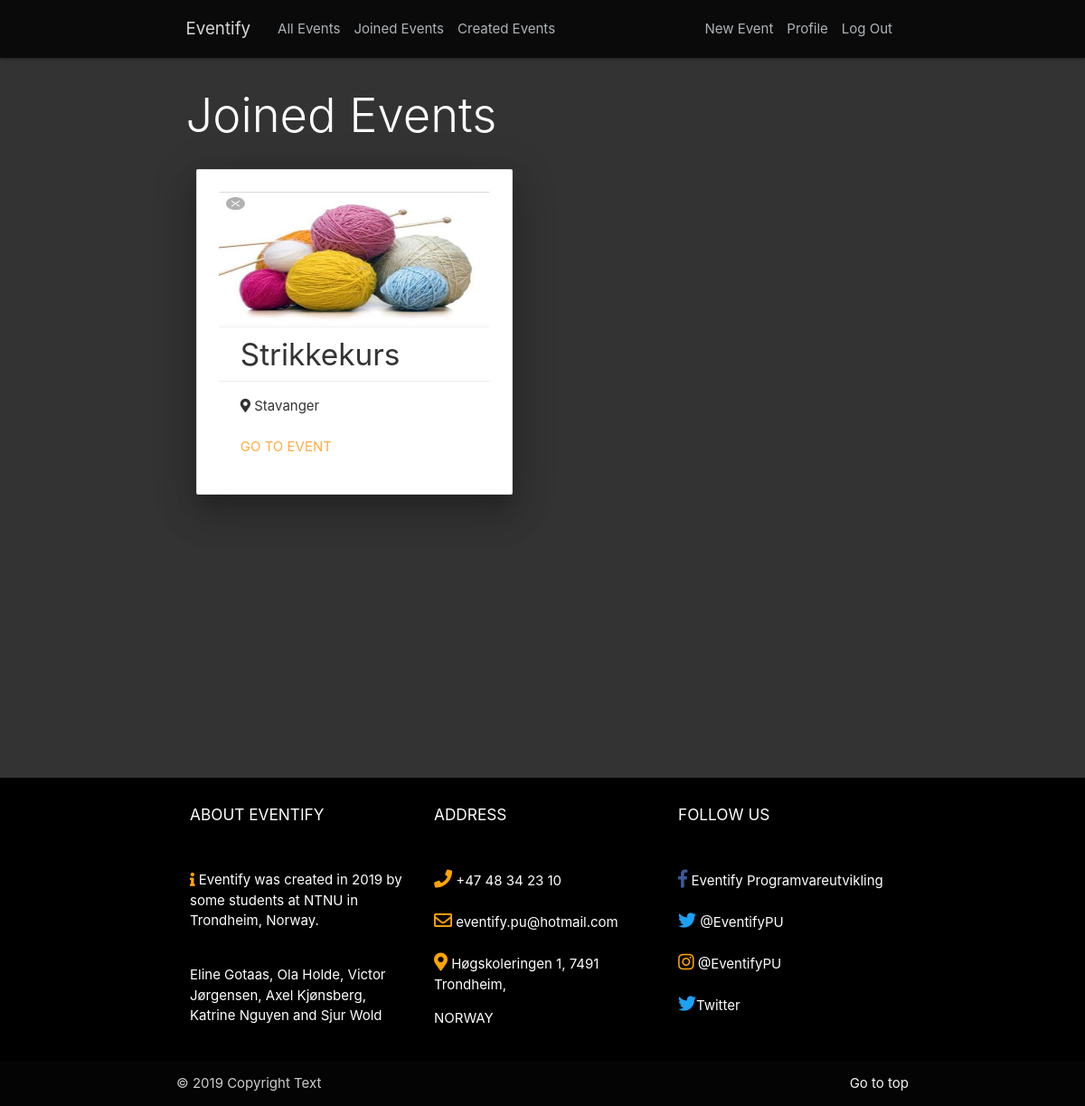
The app's page /my-events/ (signed in), older data.
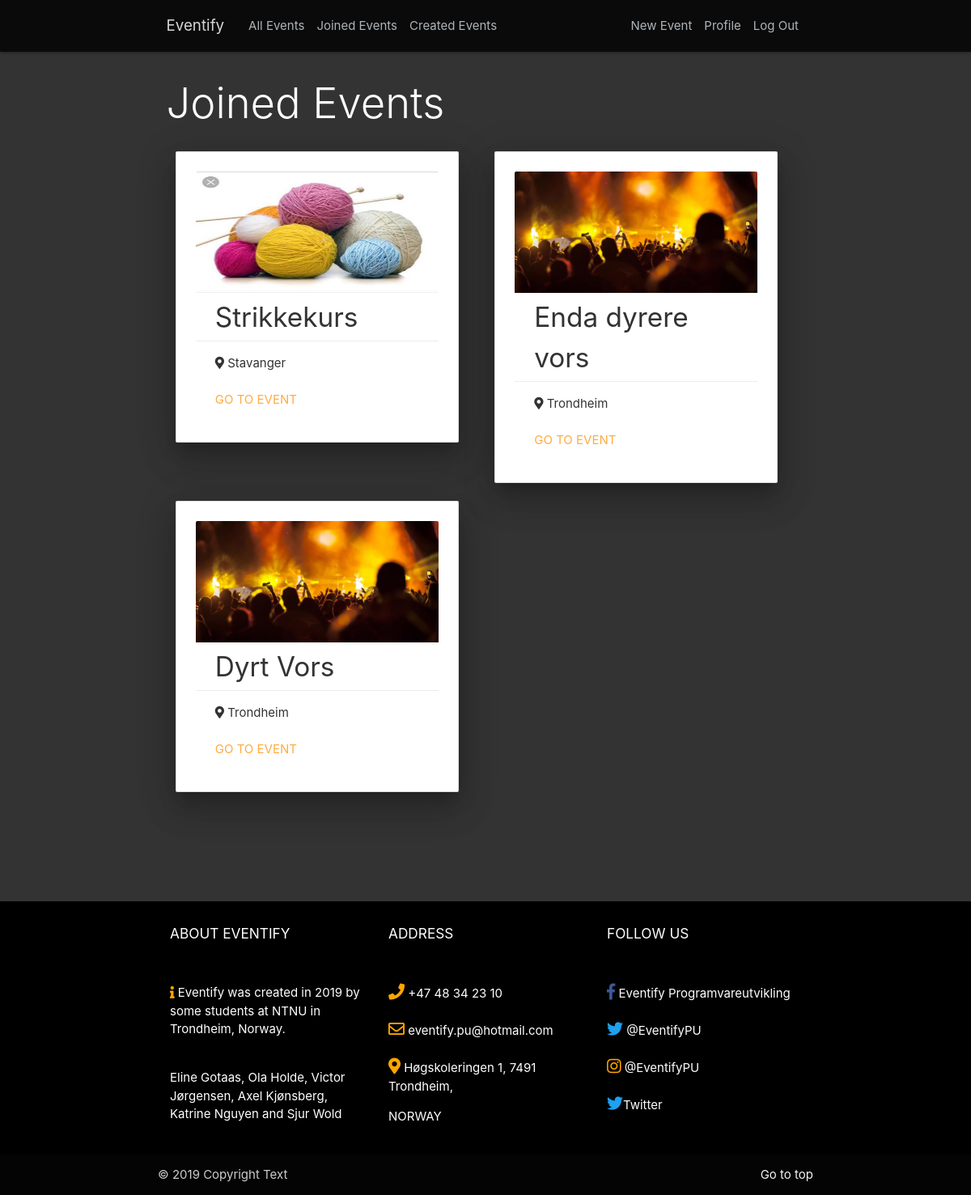
The same page, newer data.
### event/models.py (models this page shows, shortened)
class Post(models.Model):
    title = models.CharField(max_length=100)
    date_posted = models.DateTimeField(default=timezone.now)
    author = models.ForeignKey(User, on_delete=models.CASCADE, null=True)
    co_authors = models.ManyToManyField(User, related_name='co_authors')
    price = models.FloatField(default=0)
    attendees = models.ManyToManyField(User, related_name='attendees')
    waiting_list = models.ManyToManyField(User, related_name='waiting_list')
    start_date = models.DateTimeField(null=True, blank=True)
    end_date = models.DateTimeField(null=True, blank=True)
    attendance_limit = models.IntegerField(null=True, default=10000, blank=True)
    waiting_list_limit = models.IntegerField(null=True, default=0, blank=True)
    location = models.CharField(max_length=100, null=True)
    content = models.TextField()
    image = models.ImageField(default="default_event.jpg", upload_to="event_images", blank=True)
    is_private = models.BooleanField(default=False)
    invited = models.ManyToManyField(User, related_name="invited")
    class Meta:
       ordering = ['start_date']

### event/views.py (the view)
# urls.py: path('my-events/', event_views.HtmlRender.myEvents, name='my-events'),
    @login_required
    def myEvents(request):
        user = request.user
        try:
            created_events = Post.objects.filter(author=user)
            joined_events = Post.objects.filter(attendees=user)
        except TypeError:
            return redirect('users/templates/users/login.html')
        context = {
            'page': 'myEvents',
            'coverHeading': 'My Events',
            'created_events': created_events,
            'joined_events': joined_events
        }
        return render(request, 'event/my_events.html', context)

### event/templates/event/my_events.html
{% extends "event/base.html" %}
{% block content %}
     <main role="main" class="container" style="margin-left:15%;">
              <div class="joined-events">
                  {% if joined_events %}
                    <h2 class="display-4 " style="color:white;">Joined Events</h2>
                  <div class="flex-container" >
                        {% for event in joined_events %}
                            <div class="col s5">
                              <div class="card z-depth-5 card-panel hoverable" style="width: 350px">
                                <div class="card-image">
                                   <a href="{% url 'event-detail' event.id %}"><img src="{{ event.image.url }}" alt="" width="300px" height="150px"></a>
                                  <span class="card-title" style="font-size: 10pt; padding-bottom: 10px; color: black;" ></span>
                                </div>
                                <div class="card-content" style="font-size: 25pt; padding-bottom: 3px; padding-top: 6px;">
                                  <p>{{ event.title }}</p>
                                </div>
                                <div class="card-action">
                                     <i class="fas fa-map-marker-alt"></i> {{ event.location }}
                                    <br>
                                    <br>
                                   <a href="{% url 'event-detail' event.id %}">Go to event</a>
                                </div>
                              </div>
                            </div>
                            {% endfor %}
                      </div>
              </div>
                    {% else %}
                        <p class="text-center" style="color:white;">
                            Find an event to <a href="{% url 'all-events' %}">join</a>.
                        </p>
                    {% endif %}
              </div>
         </div>
     </main>
{% endblock %}

### event/templates/event/base.html (shortened to what this page needs)
{% load static %}
<html lang="en" id="top">
<head>
    <link rel="stylesheet" href="https://use.fontawesome.com/releases/v5.7.2/css/all.css">
    <link rel="stylesheet" href="https://maxcdn.bootstrapcdn.com/bootstrap/4.0.0/css/bootstrap.min.css">
    <link type="text/css" rel="stylesheet" href="../../static/event/materialize.min.css"  media="screen,projection"/>
    <link rel="stylesheet" type="text/css" href="{% static 'event/main.css' %}">
</head>
<body>
<header class="site-header">
    <nav class="navbar navbar-expand-md navbar-dark bg-steel fixed-top">
        <div class="container">
            <a class="navbar-brand mr-4" href="{% url 'event-home' %}">Eventify</a>
            <div class="collapse navbar-collapse" id="navbarToggle">
                <div class="navbar-nav mr-auto">
                    <a class="nav-item nav-link" href="{% url 'events-all' %}">All Events</a>
                    {% if user.is_authenticated%}
                        <a class="nav-item nav-link" href="{% url 'my-events' %}">Joined Events</a>
                    {% endif %}
                    {% if user.is_staff or user.is_superuser %}
                        <a class="nav-item nav-link" href="{% url 'created-by-user' %}">Created Events</a>
                    {% endif %}
                </div>
                <div class="navbar-nav">
                    {% if user.is_staff or user.is_admin %}
                        <a class="nav-item nav-link" href="{% url 'event-create' %}">New Event</a>
                        <a class="nav-item nav-link" href="{% url 'profile' %}">Profile</a>
                        <a class="nav-item nav-link" href="{% url 'logout' %}">Log Out</a>
                    {% elif user.is_authenticated %}
                        <a class="nav-item nav-link" href="{% url 'profile' %}">Profile</a>
                        <a class="nav-item nav-link" href="{% url 'logout' %}">Log Out</a>
                        <a class="dropdown-trigger" data-target="drop-down1"><i class="material-icons alert-red">notifications</i></a>
                    {% else %}
                        <a class="nav-item nav-link" href="{% url 'login' %}">Login</a>
                        <a class="nav-item nav-link" href="{% url 'register' %}">Register</a>
                    {% endif %}
                </div>
            </div>
        </div>
    </nav>
</header>
<div class="main-container">
<main role="main">
    <div class="row">
        <div class="col-md-12">
            {% block content %}
            {% endblock %}
        </div>
  <footer class="page-footer" style="background-color:black; ">
          <div class="container">
            <div class="row">
              <div class="col-md-4">
                  <h6 style="color:white;">ABOUT EVENTIFY</h6>
                  <br>
                  <br>
                  <p> <i class="fas fa-info" style=" color:orange;"></i> Eventify was created in 2019 by some students at NTNU in Trondheim, Norway.</p>
                  <br>
                  <p>Eline Gotaas, Ola Holde, Victor Jørgensen, Axel Kjønsberg, Katrine Nguyen and Sjur Wold</p>
              </div>
                <div class="col-md-4">
                    <h6 style="color:white; ">ADDRESS</h6>
                    <br>
                    <br>
                    <i class="fas fa-phone"  style="font-size: 20px; color: orange;"></i> +47 48 34 23 10
                    <br>
                    <br>
                         <i class="far fa-envelope" style="font-size: 20px; color: orange;"></i> eventify.pu@hotmail.com
                    <br>
                    <br>
                    <p>  <i class="fas fa-map-marker-alt" style="font-size:15pt; color:orange;"></i> Høgskoleringen 1, 7491 Trondheim,</p>
                    <p>NORWAY</p>
                </div>
                    <div class="col-md-4">
                      <h6 style="color:white; ">FOLLOW US</h6>
                        <br>
                        <br>
                     <ul>
          <i class="fab fa-facebook-f" style="font-size: 20px; color:#3b5998;">  </i> Eventify Programvareutvikling
                    <br>
                    <br>
          <i class="fab fa-twitter" style="font-size: 20px; color:#1DA1F2;">  </i> @EventifyPU
                    <br>
                    <br>
                         <i class="fab fa-instagram" style="font-size: 20px; color: orange;"></i> @EventifyPU
                    <br>
                    <br>
          <i class="fab fa-twitter" style="font-size: 20px; color:#1DA1F2;">  </i>Twitter
                </ul>
              </div>
            </div>
          </div>
          <div class="footer-copyright">
            <div class="container">
            <a class="grey-text text-lighten-4 right" href="#top">Go to top</a>
                 © 2019 Copyright Text
            </div>
          </div>
        </footer>
</body>
</html>

### event/static/event/main.css (style rules this page uses)
body { background: #fafafa; color: #333333; background-color: #333333; heigth: 100vh; margin-top: 5%; }
main { flex: 1 0 auto; }
h1, h2, h3, h4, h5, h6 { color: #444444; }
ul { margin: 0; }
.bg-steel { background-color: black; opacity: .8; }
.site-header .navbar-nav .nav-link { color: #cbd5db; }
.flex-container { display: flex; flex-wrap: wrap; }
.main-container { min-height: 100vh; overflow: hidden; display: block; position: relative; padding-bottom: 100px; margin-bottom: 0px; }
* { box-sizing:border-box }

Row changes from the older to the newer data that the page shows:
added Post: image (placeholder picture), title "Enda dyrere vors", location "Trondheim"
added Post: image (placeholder picture), title "Dyrt Vors", location "Trondheim"
